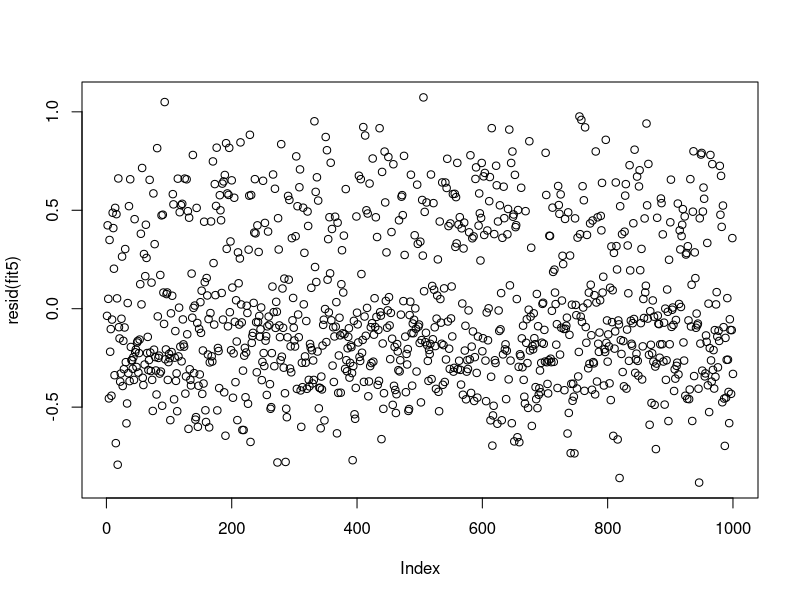
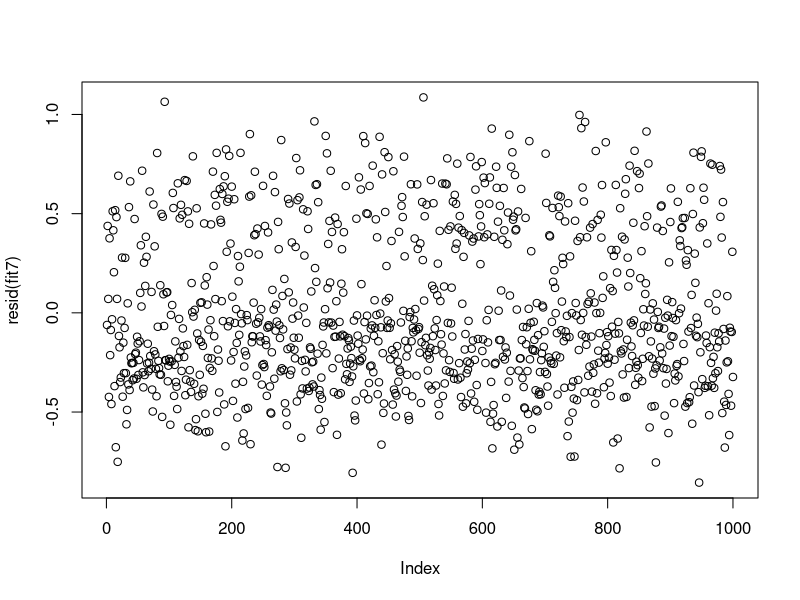
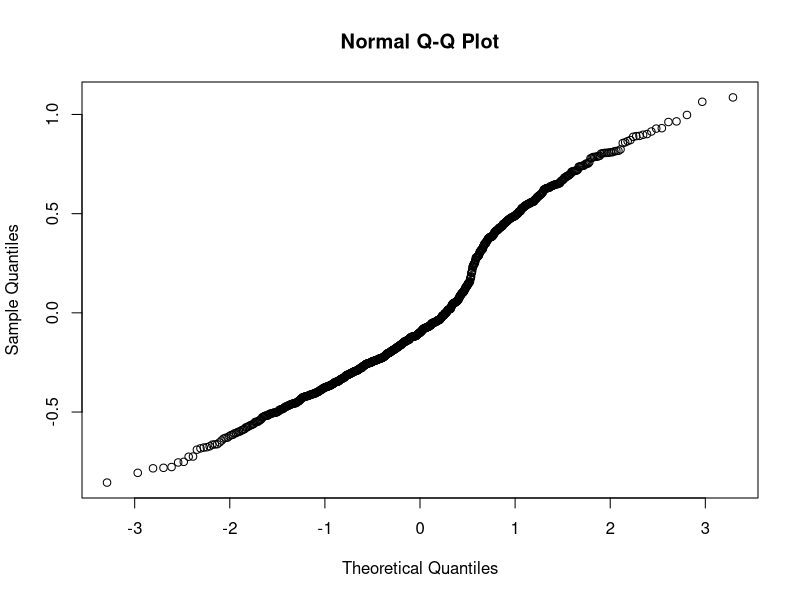

Recreate these plots in R, in order. (Note: this script raises an error after producing the figures.)
## The german Credit data set contains 25 columns. 
## columns 1 - 20 are actual data features
## columns 21 - 24 are indicator columns
## column 25 is the classificator column

 
## Read in the data set. 
# apparently only works if we put sep=""
df <- read.csv('homework_1.txt', header=FALSE, sep="")

## quick summary of all data
head(df)
summary(df)


## quick look to see the classification of all 100
## give some rownames
#x <- (1:1000)
#qqplot (x, df$V25)

## the above graph showed tha somewhere between 600 - 800
## of the people in the study had  good credit = 1, 
## whereas the rest have bad = 2. 
## Find out the real number with the table function
## which gives us that it's 
## 700 -> 1
## 300 -> 2
#class <- table(df$V25)
#class

# let's use a regular linear model first, and plot it against our data set
fit <- lm(V25 ~ ., data=df)
summary(fit)

# remove all the indicator columns ? 
## TODO: does this make sense ? 
fit2 <- update(fit, .~. -V24 -V23 -V22 -V21)

# remove the one with lowest t score
fit3 <- update(fit2, .~. -V8)
summary(fit3)

fit4 <- update(fit3, .~. -V13)
summary(fit4)

fit5 <- update(fit4, .~. -V10)
summary(fit5)

plot(resid(fit5))		# want to see absence of structure in resid scatterplot ("gaussian white noise")
## not good yet, let's remove more. 

fit6 <- update(fit5, .~. -V4)
summary(fit6)

fit7 <- update(fit6, .~. -V14)
summary(fit7)

## it's looking kind of good
plot(resid(fit7))
qqnorm(resid(fit7))


# let's use a regular linear model first, and plot it against our data set
fit <- lm(pairs ~ ped, df)
plot(pairs ~ ped, df)
abline(fit, col="red")

# What's going on here? Do we think this is a good fit of the model?
# probably not.

# Let's try polynomial regression at various levels and compare each performance

# fit with two values
fit2 <- lm(pairs ~ poly(ped, 2), df)
points(df$ped, predict(fit2), col="blue", type="l")

# fit with three values
fit3 <- lm(pairs ~ poly(ped, 3), df)
points(df$ped, predict(fit3), col="orange", type="l")

# fit with four values
fit4 <- lm(pairs ~ poly(ped, 4), df)
points(df$ped, predict(fit4), col="green", type="l")



# which data set performed the best? Why do you think so?

# check the analysis of variance between each fit. which fit has the best p value?
anova(fit, fit2, fit3, fit4)